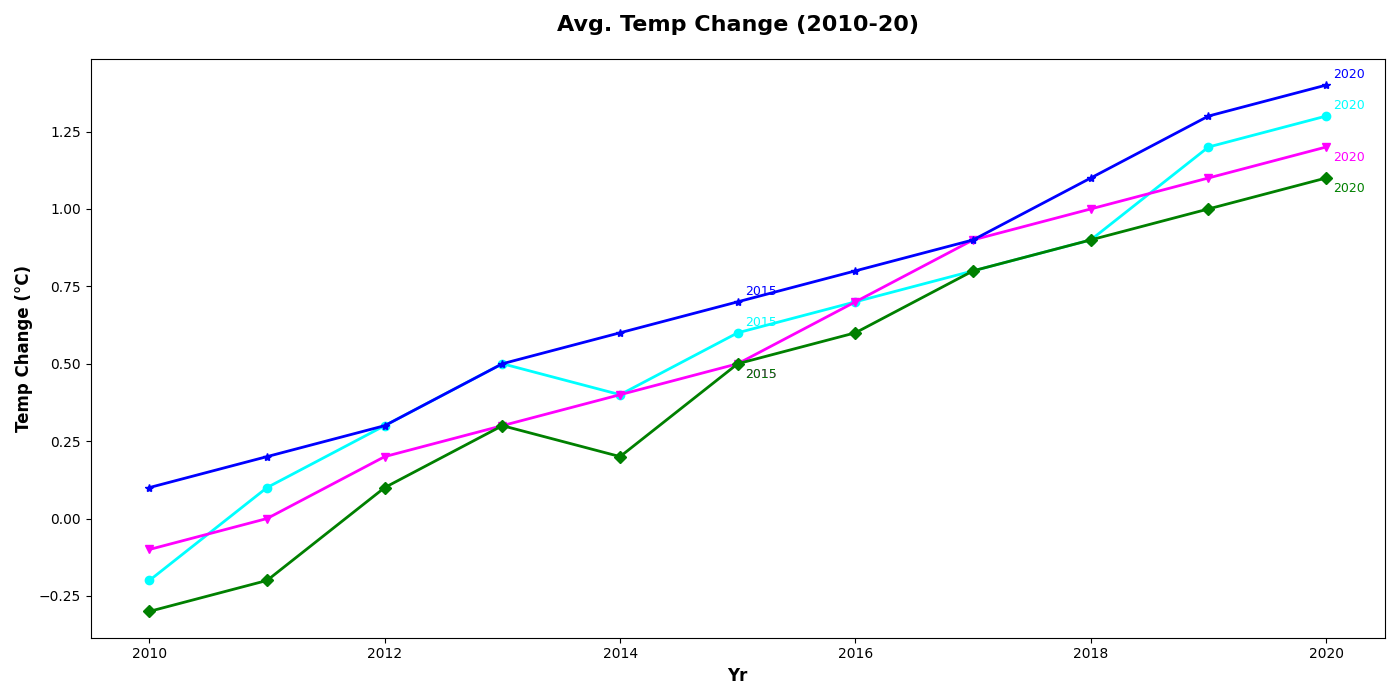

Generate this figure with Python:
import matplotlib.pyplot as plt
import numpy as np

# Data
years = np.arange(2010, 2021)
asia_temp = [-0.2, 0.1, 0.3, 0.5, 0.4, 0.6, 0.7, 0.8, 0.9, 1.2, 1.3]
europe_temp = [-0.1, 0.0, 0.2, 0.3, 0.4, 0.5, 0.7, 0.9, 1.0, 1.1, 1.2]
north_america_temp = [-0.3, -0.2, 0.1, 0.3, 0.2, 0.5, 0.6, 0.8, 0.9, 1.0, 1.1]
south_america_temp = [0.1, 0.2, 0.3, 0.5, 0.6, 0.7, 0.8, 0.9, 1.1, 1.3, 1.4]

# Plot
fig, ax = plt.subplots(figsize=(14, 7))
ax.plot(years, asia_temp, marker='o', linewidth=2, color='cyan')
ax.plot(years, europe_temp, marker='v', linewidth=2, color='magenta')
ax.plot(years, north_america_temp, marker='D', linewidth=2, color='green')
ax.plot(years, south_america_temp, marker='*', linewidth=2, color='blue')

highlight_years = {'2015': [asia_temp[5], europe_temp[5], 
                            north_america_temp[5], south_america_temp[5]],
                   '2020': [asia_temp[10], europe_temp[10], 
                            north_america_temp[10], south_america_temp[10]]}

for year, temps in highlight_years.items():
    ax.annotate(year, xy=(int(year), temps[0]), xytext=(5, 5), textcoords='offset points', fontsize=9, color='cyan')
    ax.annotate(year, xy=(int(year), temps[1]), xytext=(5, -10), textcoords='offset points', fontsize=9, color='magenta')
    ax.annotate(year, xy=(int(year), temps[2]), xytext=(5, -10), textcoords='offset points', fontsize=9, color='green')
    ax.annotate(year, xy=(int(year), temps[3]), xytext=(5, 5), textcoords='offset points', fontsize=9, color='blue')

# Customization
ax.set_title("Avg. Temp Change (2010-20)", fontsize=16, fontweight='bold', pad=20)
ax.set_xlabel("Yr", fontsize=12, weight='bold')
ax.set_ylabel("Temp Change (°C)", fontsize=12, weight='bold')

plt.tight_layout()
plt.show()
